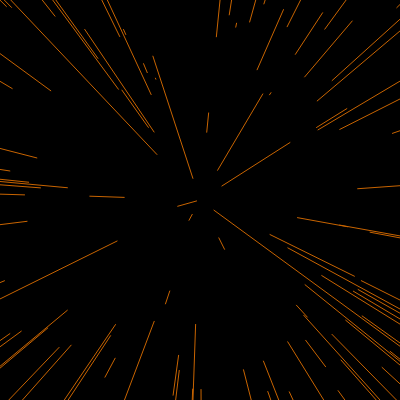
Frame 1 (no input)
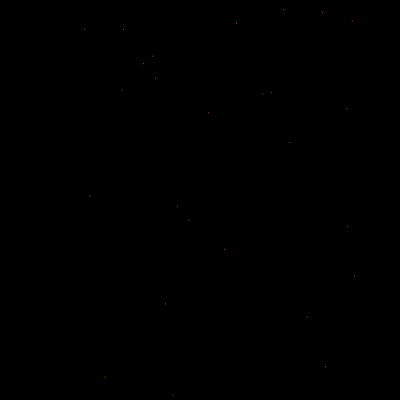
Frame 60 (no input)
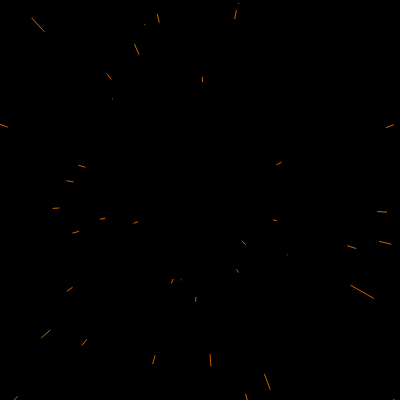
Frame 120 (the mouse pressed at the canvas centre since frame 60)

The p5.js sketch that drew these frames (run headless with seeded random() and noise() and a simulated clock; from frame 60 on, the mouse is pressed at the canvas centre):

// p5.js sketch
// ── sketch.js
let stars = []
let speed;

function setup() {
  createCanvas(400, 400);
  
  for(let i = 0; i < 400; i++)
  {
    stars[i] = new Star(); 
  }
}

function draw() {
  speed = map(mouseX, 0, width, 0, 30);
  
  background(0);
  translate(width / 2, height / 2);
  
  for(let star of stars)
  {
    star.update();
    star.show();
  }
}
// ── Star.js
class Star
{
  constructor()
  {
    this.x = random(-width, width);
    this.y = random(-height, height);
    this.z = random(width);
    
    this.px = this.x;
    this.py = this.y;
  }
  
  update()
  {
    this.z -= speed;
    if(this.z < 1)
    {
      this.px = this.x = random(-width, width);
      this.py = this.y = random(-height, height);
      this.z = width;
    }
  }
  
  show()
  {
    fill(255);
    noStroke()
    
    let sx = map(this.x / this.z, 0, 1, 0, width);
    let sy = map(this.y / this.z, 0, 1, 0, height);
    
    let r = map(this.z, width, 0, 0, 16);
    
    // ellipse(sx, sy, r, r); 
    
    stroke(200, 100, 0);
    line(this.px, this.py, sx, sy); 
    
    this.px = sx;
    this.py = sy;
  }
}
